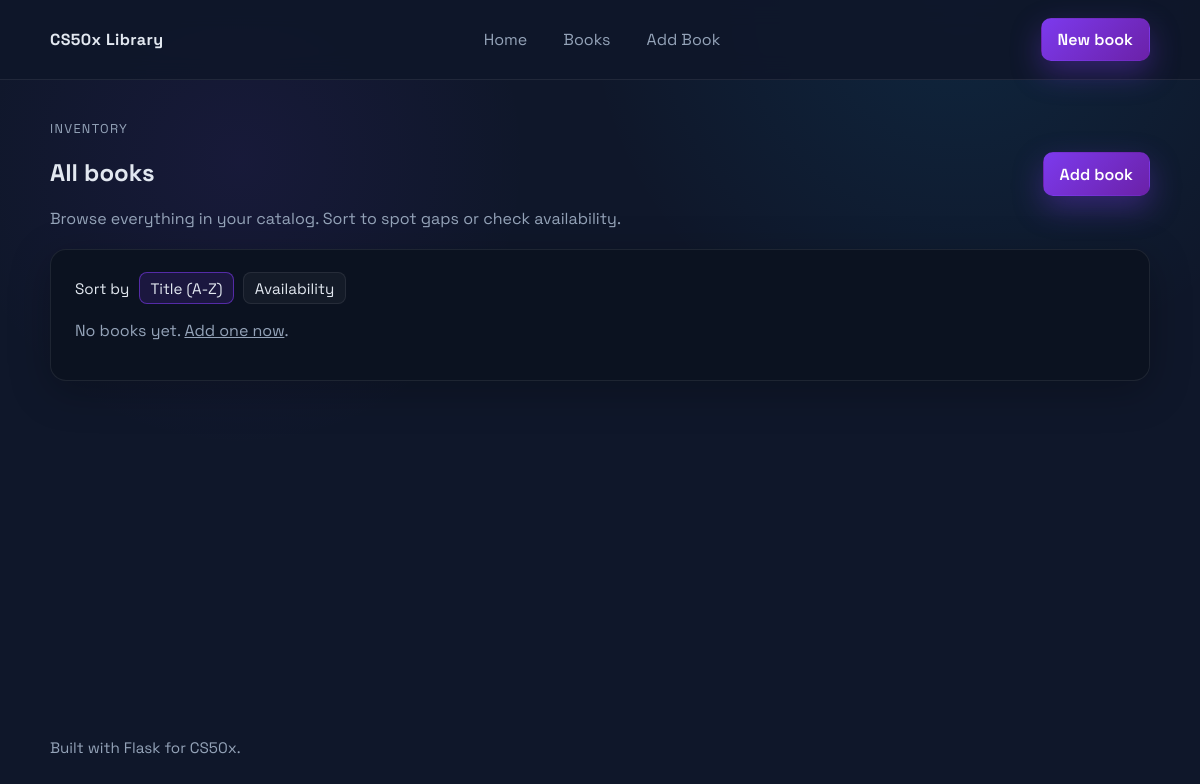
Before: /books with the older database file.
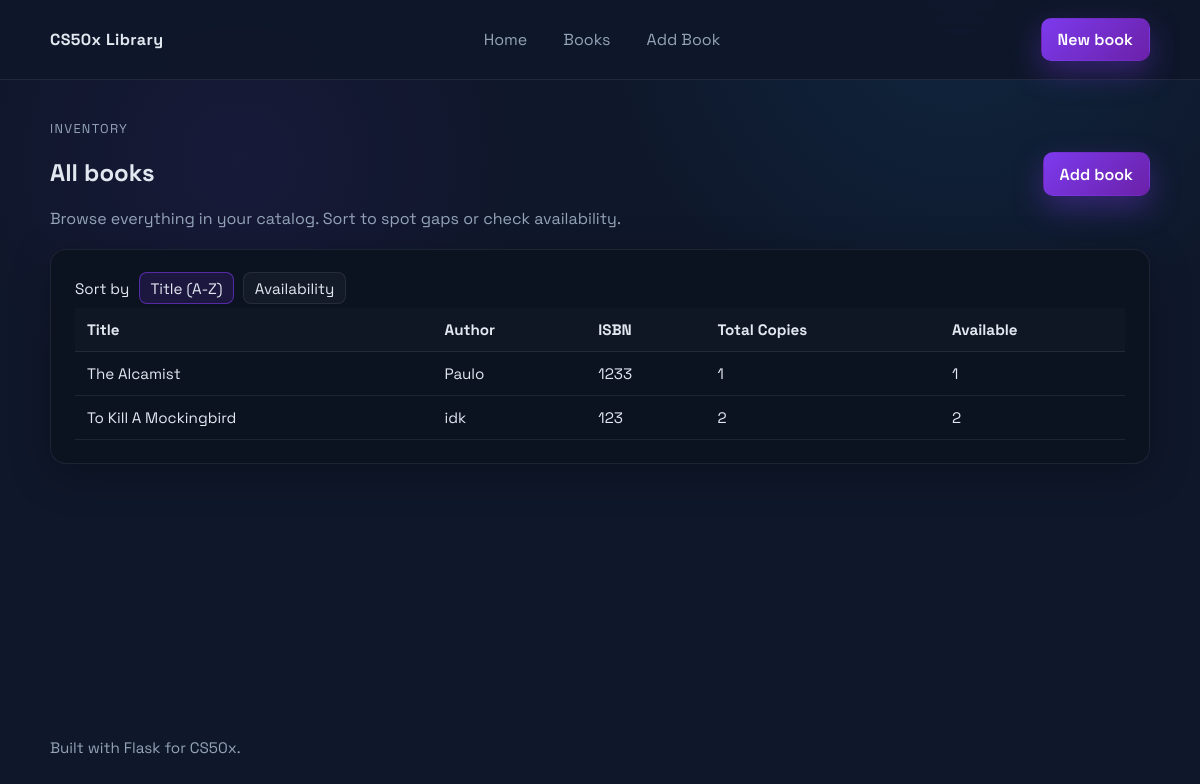
After: the same page with the newer database file.
### tables this page shows
CREATE TABLE books (
    id INTEGER PRIMARY KEY AUTOINCREMENT,
    title TEXT NOT NULL,
    author TEXT NOT NULL,
    isbn TEXT NOT NULL UNIQUE,
    total_copies INTEGER NOT NULL CHECK (total_copies >= 0),
    available_copies INTEGER NOT NULL CHECK (available_copies >= 0)
);

### app.py (the view)
@app.route("/books")
def list_books():
    sort = request.args.get("sort", "title")
    order_by_options = {
        "title": "title COLLATE NOCASE ASC",
        "available_copies": "available_copies DESC, title COLLATE NOCASE ASC",
    }
    order_by = order_by_options.get(sort, order_by_options["title"])
    if sort not in order_by_options:
        sort = "title"  # Keep template state in sync with the default.
    with get_db_connection() as conn:
        books = conn.execute(
            f"SELECT id, title, author, isbn, total_copies, available_copies FROM books ORDER BY {order_by}"
        ).fetchall()
    return render_template("books.html", books=books, sort=sort)

### app.py (called while the page is built)
def get_db_connection():
    conn = sqlite3.connect(DB_PATH)
    conn.row_factory = sqlite3.Row
    return conn

### templates/books.html
{% extends "layout.html" %}
{% block content %}
<section class="page-heading">
    <div>
        <p class="eyebrow">Inventory</p>
        <h1>All books</h1>
        <p class="lede">Browse everything in your catalog. Sort to spot gaps or check availability.</p>
    </div>
    <a class="btn btn-primary" href="{{ url_for('add_book') }}">Add book</a>
</section>
<section class="card">
    <div class="card-header">
        <div class="sort-links">
            <span>Sort by</span>
            <a href="{{ url_for('list_books', sort='title') }}" class="{{ 'active' if sort == 'title' else '' }}">Title (A-Z)</a>
            <a href="{{ url_for('list_books', sort='available_copies') }}" class="{{ 'active' if sort == 'available_copies' else '' }}">Availability</a>
        </div>
    </div>
    {% if books %}
    <div class="table-wrap">
        <table class="data-table">
            <thead>
                <tr>
                    <th>Title</th>
                    <th>Author</th>
                    <th>ISBN</th>
                    <th>Total Copies</th>
                    <th>Available</th>
                </tr>
            </thead>
            <tbody>
                {% for book in books %}
                <tr>
                    <td>{{ book.title }}</td>
                    <td>{{ book.author }}</td>
                    <td>{{ book.isbn }}</td>
                    <td>{{ book.total_copies }}</td>
                    <td>{{ book.available_copies }}</td>
                </tr>
                {% endfor %}
            </tbody>
        </table>
    </div>
    {% else %}
    <p class="muted">No books yet. <a href="{{ url_for('add_book') }}">Add one now</a>.</p>
    {% endif %}
</section>
{% endblock %}

### templates/layout.html (shortened to what this page needs)
<!doctype html>
<html lang="en">
<head>
    <link rel="stylesheet" href="{{ url_for('static', filename='styles.css') }}">
</head>
<body class="page">
    <header class="site-header">
        <div class="shell nav">
            <a class="brand" href="{{ url_for('index') }}">CS50x Library</a>
            <nav class="nav-links">
                <a href="{{ url_for('index') }}">Home</a>
                <a href="{{ url_for('list_books') }}">Books</a>
                <a href="{{ url_for('add_book') }}">Add Book</a>
            </nav>
            <a class="btn btn-primary" href="{{ url_for('add_book') }}">New book</a>
        </div>
    </header>
    <main class="content shell">
        {% block content %}{% endblock %}
    </main>
    <footer class="site-footer">
        <div class="shell">
            <p>Built with Flask for CS50x.</p>
        </div>
    </footer>
</body>
</html>

### static/styles.css (style rules this page uses)
:root { --bg: #0f172a; --card: #0b1220; --panel: rgba(255, 255, 255, 0.04); --text: #e2e8f0; --muted: #94a3b8; --accent: #7c3aed; --accent-strong: #6b21a8; --border: rgba(255, 255, 255, 0.08); }
* { box-sizing: border-box; }
body { margin: 0; font-family: "Space Grotesk", "Segoe UI", sans-serif; background: radial-gradient(circle at 20% 20%, rgba(124, 58, 237, 0.08), transparent 25%), radial-gradient(circle at 80% 0%, rgba(14, 165, 233, 0.1), transparent 30%), var(--bg); color: var(--text); min-height: 100vh; }
a { color: inherit; }
.page { display: flex; flex-direction: column; min-height: 100vh; }
.shell { width: min(1100px, 92vw); margin: 0 auto; }
.site-header { position: sticky; top: 0; z-index: 10; background: rgba(15, 23, 42, 0.9); backdrop-filter: blur(12px); border-bottom: 1px solid var(--border); }
.nav { display: flex; align-items: center; justify-content: space-between; gap: 1rem; padding: 1.1rem 0; }
.brand { font-weight: 700; letter-spacing: 0.4px; text-decoration: none; color: var(--text); }
.nav-links { display: flex; gap: 0.75rem; flex: 1; justify-content: center; flex-wrap: wrap; }
.nav-links a { padding: 0.45rem 0.75rem; border-radius: 8px; text-decoration: none; color: var(--muted); transition: color 0.2s ease, background 0.2s ease; }
.content { flex: 1; padding: 2.5rem 0 3rem; }
.card { background: var(--card); border: 1px solid var(--border); border-radius: 16px; padding: 1.4rem 1.5rem; box-shadow: 0 10px 40px rgba(0, 0, 0, 0.25); }
.page-heading { display: flex; align-items: center; justify-content: space-between; gap: 1rem; flex-wrap: wrap; margin-bottom: 1.25rem; }
.eyebrow { text-transform: uppercase; font-size: 0.8rem; letter-spacing: 0.1em; color: var(--muted); margin: 0; }
.lede { color: var(--muted); margin: 0.35rem 0 0; }
.btn { display: inline-flex; align-items: center; justify-content: center; gap: 0.35rem; padding: 0.65rem 1rem; border-radius: 10px; border: 1px solid transparent; text-decoration: none; font-weight: 600; cursor: pointer; transition: transform 0.15s ease, box-shadow 0.15s ease, background 0.15s ease; }
.btn-primary { background: linear-gradient(135deg, var(--accent), var(--accent-strong)); color: #fff; box-shadow: 0 12px 30px rgba(124, 58, 237, 0.35); }
.card-header { display: flex; justify-content: space-between; align-items: center; gap: 1rem; flex-wrap: wrap; margin-bottom: 0.25rem; }
.sort-links { display: flex; align-items: center; gap: 0.6rem; font-size: 0.95rem; }
.sort-links a { color: var(--text); text-decoration: none; padding: 0.35rem 0.65rem; border-radius: 8px; border: 1px solid var(--border); background: var(--panel); }
.sort-links a.active { border-color: rgba(124, 58, 237, 0.6); background: rgba(124, 58, 237, 0.15); }
.table-wrap { overflow-x: auto; }
.data-table { width: 100%; border-collapse: collapse; font-size: 0.95rem; }
.data-table th, .data-table td { padding: 0.75rem; border-bottom: 1px solid var(--border); text-align: left; }
.data-table th { background: rgba(255, 255, 255, 0.02); font-weight: 700; }
.site-footer { padding: 1.25rem 0 1.75rem; color: var(--muted); font-size: 0.95rem; }

Changed rows visible on the page:
added books: title "The Alcamist", author "Paulo", isbn "1233", total_copies "1", available_copies "1"
added books: title "To Kill A Mockingbird", author "idk", isbn "123", total_copies "2", available_copies "2"
Other visible differences:
text no longer shown: "No books yet. Add one now ."
text now shown: "Title Author ISBN Total Copies Available"
